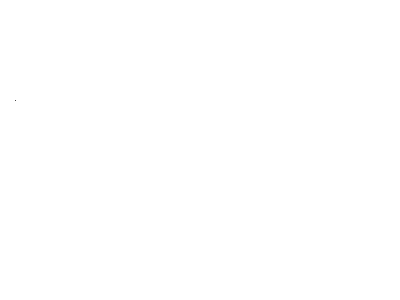
Frame 1 (no input)
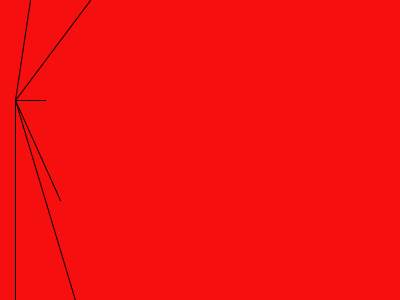
Frame 60 (the mouse pressed at the canvas centre just before this capture)
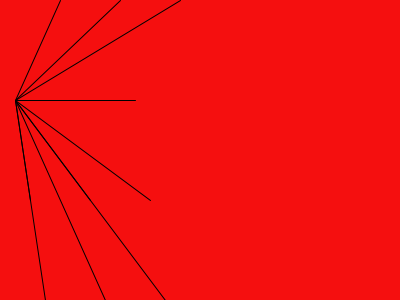
Frame 120 (the mouse held since frame 60 and released just before this capture)

The Processing sketch that drew these frames (run headless with seeded random() and noise(); from frame 60 on, the mouse is pressed at the canvas centre):

// Processing sketch: processing_11559
// ── processing_11559.pde

//ejemplo de modulo con funciones
//chris kairalla

//contador aumenta en 1 cada loop
int counter = 1;
//determina cuatos niveles mas abajo deberan contarse antes de dibujar el otro rect 
int repeat = 4;
//posicion x de rect
int x = 0;
//posicion y de rect
int y = 0;
//ancho de rect
int rectWidth = 15;
//alto de rect
int rectHeight = 100;


void setup(){
 size(400, 300);
background(255); 
frameRate(10);
}

void draw(){
  //usa modulo para crear un loop repetitivo de numeros 
  //cambia repetir para hacer mas filas de rects
  int multNumber = modulo(counter, repeat);
  moveRect(multNumber);
  //dibuja rect
  line(x, y, rectWidth, rectHeight);
  //resetea si la linea se queda en el ancho de la pantalla 
    if (x > width){
    
      resetValues();
  }
  increaseCounter();
}

//funcion que devuelve el modulo de dos numeros 
int modulo(int ctr, int _repeat){
 int m = ctr % _repeat;
 return m; 
}

//mueve el rect a la prox posicion 
void moveRect(int multNumber){
   //coloca el siguiente rect justo abajo del ultimo
  y = rectHeight * multNumber;
    //mueve el siguiente rect a la derecha del ultimo rect 
  x += rectWidth; 
}

void increaseCounter(){
   //aumenta contador. Este puede aumentar lo que quiera, y
  //modulo siempre sera un ciclo arriba para repetir el valor 
  counter ++; 
}

void resetValues(){
   background(245,15,15);
   x = 0;
   y = 0; 
}
